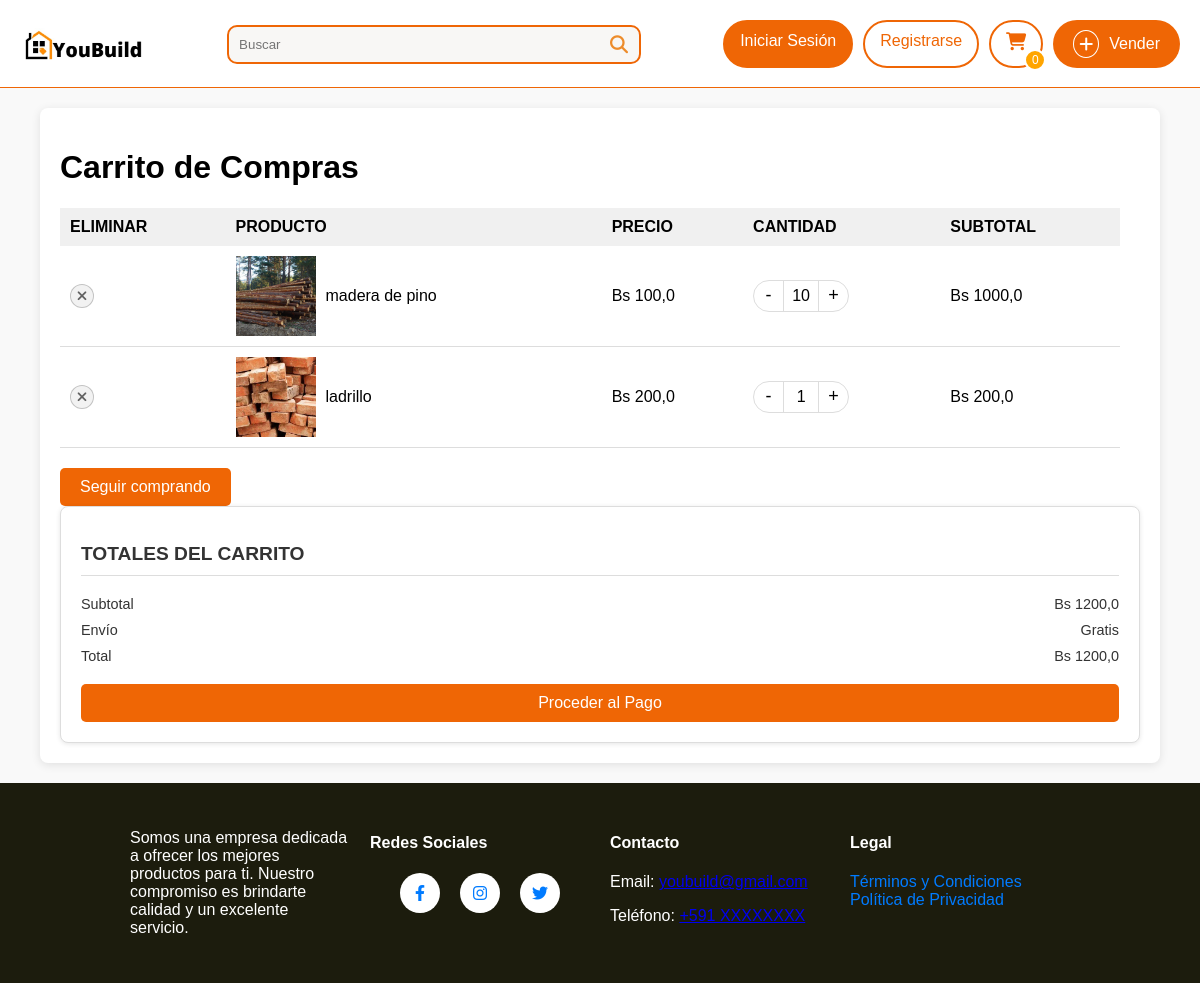
The app's page /carrito/ (signed in), older data.
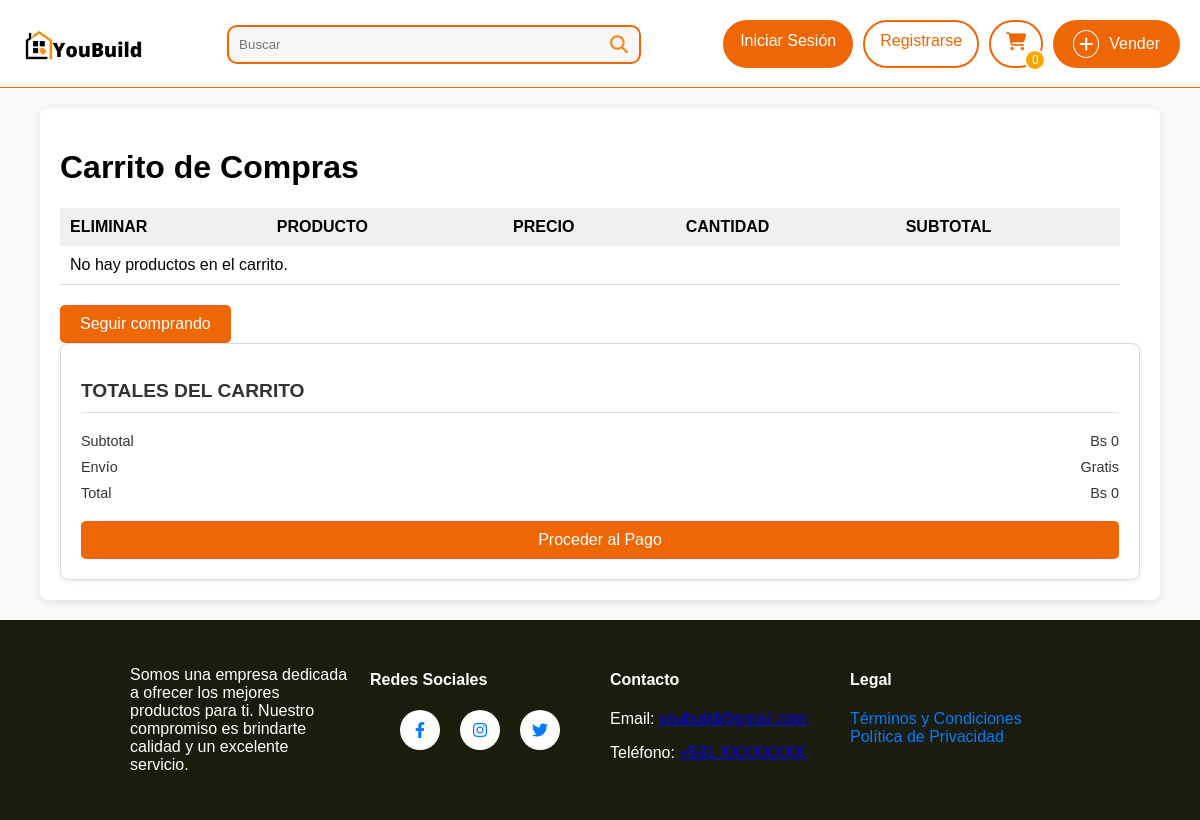
The same page, newer data.
### sistema/models.py (models this page shows, shortened)
class CarritoProductoDB(models.Model):
    carrito_fk = models.ForeignKey(CarritoDB, on_delete=models.CASCADE)
    producto_fk = models.ForeignKey(ProductoDb, on_delete=models.CASCADE)
    cantidad = models.PositiveIntegerField(default=1)
    def calcular_subtotal(self):
        return self.cantidad * self.producto_fk.precio

class ProductoDb(models.Model):
    nombre = models.CharField(max_length=50, verbose_name="Nombre")
    detalle = models.TextField(max_length=200, verbose_name="Detalle")
    precio = models.FloatField(verbose_name="Precio", validators=[MinValueValidator(0.0), MaxValueValidator(99999.9)])
    categoria_fk = models.ForeignKey(CategoriaDb, on_delete=models.CASCADE, null=True, blank=True)
    usuario_fk = models.ForeignKey(UsuarioDB, on_delete=models.CASCADE, null=True, blank=True)
    visitas = models.PositiveIntegerField(default=0, verbose_name="Visitas")  # Nuevo campo para visitas
    cantidad = models.IntegerField(default=1)
    class Meta:
        db_table = "productos"
        verbose_name = "Producto"
        verbose_name_plural = "Productos"

class ImagenProductoDB(models.Model):
    producto_fk = models.ForeignKey(ProductoDb, on_delete=models.CASCADE, related_name="imagenes")
    imagen = models.ImageField(upload_to="productos", null=True)
    class Meta:
        verbose_name = "Imagen"
        verbose_name_plural = "Imágenes"

### sistema/views.py (the view)
# urls.py: path('carrito/', carrito_view, name='Carrito'),
@login_required
def carrito_view(request):
    usuario = request.user.usuariodb
    carrito, created = CarritoDB.objects.get_or_create(usuario_fk=usuario)
    carrito_productos = carrito.carritoproductodb_set.select_related('producto_fk')  # optimizamos la consulta
    carrito_subtotal = sum([item.calcular_subtotal() for item in carrito_productos])
    total = carrito_subtotal  # Si no hay otros cargos adicionales
    context = {
        'carrito_productos': carrito_productos,
        'carrito_subtotal': carrito_subtotal,
        'carrito_total': total,
    }
    return render(request, 'Carrito.html', context)

### sistema/context_processors.py (called while the page is built)
def cart_count(request):
    cart_count = request.session.get('cart_count', 0)
    return {'cart_count': cart_count}

### sistema/templates/Carrito.html (shortened to what this page needs)
<!DOCTYPE html>
{% extends 'layout.html' %}
{% load static %}
{% block extra_styles %}
<link rel="stylesheet" href="https://cdnjs.cloudflare.com/ajax/libs/font-awesome/6.4.0/css/all.min.css" />
<link rel="stylesheet" href="{% static 'Carrito.css' %}" />
{% endblock %}
{% block content %}
<div class="container">
    <h1>Carrito de Compras</h1>
    <div class="cart-container">
        <div class="cart-products">
            <table>
                <thead>
                    <tr>
                        <th>ELIMINAR</th>
                        <th>PRODUCTO</th>
                        <th>PRECIO</th>
                        <th>CANTIDAD</th>
                        <th>SUBTOTAL</th>
                    </tr>
                </thead>
                <tbody>
                    {% for item in carrito_productos %}
                    <tr>
                        <td>
                            <form action="{% url 'eliminar_producto' item.id %}" method="post">
                                <button type="submit" class="btn-eliminar"><i class="fas fa-times"></i></button>
                            </form>
                        </td>
                        <td>
                            <div class="product-info">
                                <img src="{{ item.producto_fk.imagenes.first.imagen.url }}" alt="{{ item.producto_fk.nombre }}" class="product-image">
                                <span>{{ item.producto_fk.nombre }}</span>
                            </div>
                        </td>
                        <td>Bs {{ item.producto_fk.precio }}</td>
                        <td>
                            <div class="quantity-selector">
                                <button class="quantity-btn decrement">-</button>
                                <input type="text"
                                       value="{{ item.cantidad }}"
                                       maxlength="3"
                                       data-item-id="{{ item.id }}"
                                       data-stock="{{ item.producto_fk.cantidad }}" />
                                <button class="quantity-btn increment">+</button>
                            </div>
                        </td>
                        <td>Bs {{ item.calcular_subtotal }}</td>
                    </tr>
                    {% empty %}
                    <tr>
                        <td colspan="5">No hay productos en el carrito.</td>
                    </tr>
                    {% endfor %}
                </tbody>
            </table>
            <a href="{% url 'index' %}" class="btn-seguir-comprando">Seguir comprando</a>
        </div>
        <div class="cart-summary">
            <h2>TOTALES DEL CARRITO</h2>
            <div class="summary-item">
                <span>Subtotal</span>
                <span>Bs {{carrito_subtotal}}</span>
            </div>
            <div class="summary-item">
                <span>Envío</span>
                <span>Gratis</span>
            </div>
            <div class="summary-item">
                <span>Total</span>
                <span>Bs {{carrito_total}}</span>
            </div>
            <a href="#" class="btn-Proceder-pago">Proceder al Pago</a>
        </div>
    </div>
</div>
{% endblock %}

Row changes from the older to the newer data that the page shows:
removed CarritoProductoDB: producto_fk.imagenes.first.imagen (picture), producto_fk.nombre "madera de pino", producto_fk.precio "100,0", cantidad "10", calcular_subtotal "1000,0"
removed CarritoProductoDB: producto_fk.imagenes.first.imagen (picture), producto_fk.nombre "ladrillo", producto_fk.precio "200,0", cantidad "1", calcular_subtotal "200,0"
Text that changed along with them:
{{ carrito_subtotal }}: "1200,0" → "0"
{{ carrito_total }}: "1200,0" → "0"
text now shown: "No hay productos en el carrito."
